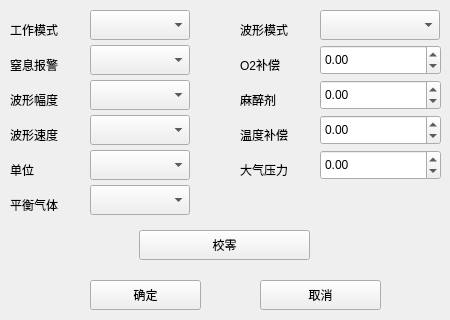
<?xml version="1.0" encoding="UTF-8"?>
<ui version="4.0">
 <class>Form_set_co2</class>
 <widget class="QWidget" name="Form_set_co2">
  <property name="geometry">
   <rect>
    <x>0</x>
    <y>0</y>
    <width>450</width>
    <height>320</height>
   </rect>
  </property>
  <property name="windowTitle">
   <string>CO2设置</string>
  </property>
  <widget class="QPushButton" name="pushButton_3">
   <property name="geometry">
    <rect>
     <x>139</x>
     <y>230</y>
     <width>171</width>
     <height>30</height>
    </rect>
   </property>
   <property name="text">
    <string>校零</string>
   </property>
  </widget>
  <widget class="QLabel" name="label_9">
   <property name="geometry">
    <rect>
     <x>10</x>
     <y>125</y>
     <width>71</width>
     <height>20</height>
    </rect>
   </property>
   <property name="text">
    <string>波形速度</string>
   </property>
  </widget>
  <widget class="QPushButton" name="pushButton">
   <property name="geometry">
    <rect>
     <x>90</x>
     <y>280</y>
     <width>111</width>
     <height>30</height>
    </rect>
   </property>
   <property name="text">
    <string>确定</string>
   </property>
  </widget>
  <widget class="QLabel" name="label_7">
   <property name="geometry">
    <rect>
     <x>10</x>
     <y>90</y>
     <width>71</width>
     <height>20</height>
    </rect>
   </property>
   <property name="text">
    <string>波形幅度</string>
   </property>
  </widget>
  <widget class="QLabel" name="label_3">
   <property name="geometry">
    <rect>
     <x>240</x>
     <y>20</y>
     <width>75</width>
     <height>20</height>
    </rect>
   </property>
   <property name="text">
    <string>波形模式</string>
   </property>
  </widget>
  <widget class="QLabel" name="label_11">
   <property name="geometry">
    <rect>
     <x>10</x>
     <y>160</y>
     <width>71</width>
     <height>20</height>
    </rect>
   </property>
   <property name="text">
    <string>单位</string>
   </property>
  </widget>
  <widget class="QComboBox" name="comboBox">
   <property name="geometry">
    <rect>
     <x>90</x>
     <y>10</y>
     <width>100</width>
     <height>30</height>
    </rect>
   </property>
   <property name="maxVisibleItems">
    <number>2</number>
   </property>
  </widget>
  <widget class="QDoubleSpinBox" name="doubleSpinBox_3">
   <property name="geometry">
    <rect>
     <x>320</x>
     <y>115</y>
     <width>121</width>
     <height>30</height>
    </rect>
   </property>
   <property name="minimum">
    <double>-999.000000000000000</double>
   </property>
   <property name="maximum">
    <double>999.000000000000000</double>
   </property>
  </widget>
  <widget class="QDoubleSpinBox" name="doubleSpinBox_4">
   <property name="geometry">
    <rect>
     <x>320</x>
     <y>150</y>
     <width>121</width>
     <height>30</height>
    </rect>
   </property>
   <property name="minimum">
    <double>-999.000000000000000</double>
   </property>
   <property name="maximum">
    <double>999.000000000000000</double>
   </property>
  </widget>
  <widget class="QComboBox" name="comboBox_8">
   <property name="geometry">
    <rect>
     <x>90</x>
     <y>115</y>
     <width>100</width>
     <height>30</height>
    </rect>
   </property>
   <property name="maxVisibleItems">
    <number>3</number>
   </property>
  </widget>
  <widget class="QComboBox" name="comboBox_2">
   <property name="geometry">
    <rect>
     <x>320</x>
     <y>10</y>
     <width>120</width>
     <height>30</height>
    </rect>
   </property>
   <property name="maxVisibleItems">
    <number>2</number>
   </property>
  </widget>
  <widget class="QLabel" name="label_5">
   <property name="geometry">
    <rect>
     <x>240</x>
     <y>55</y>
     <width>75</width>
     <height>20</height>
    </rect>
   </property>
   <property name="text">
    <string>O2补偿</string>
   </property>
  </widget>
  <widget class="QLabel" name="label_8">
   <property name="geometry">
    <rect>
     <x>240</x>
     <y>125</y>
     <width>75</width>
     <height>20</height>
    </rect>
   </property>
   <property name="text">
    <string>温度补偿</string>
   </property>
  </widget>
  <widget class="QLabel" name="label_4">
   <property name="geometry">
    <rect>
     <x>10</x>
     <y>55</y>
     <width>71</width>
     <height>20</height>
    </rect>
   </property>
   <property name="text">
    <string>窒息报警</string>
   </property>
  </widget>
  <widget class="QLabel" name="label_13">
   <property name="geometry">
    <rect>
     <x>10</x>
     <y>195</y>
     <width>71</width>
     <height>20</height>
    </rect>
   </property>
   <property name="text">
    <string>平衡气体</string>
   </property>
  </widget>
  <widget class="QLabel" name="label_10">
   <property name="geometry">
    <rect>
     <x>240</x>
     <y>160</y>
     <width>75</width>
     <height>20</height>
    </rect>
   </property>
   <property name="text">
    <string>大气压力</string>
   </property>
  </widget>
  <widget class="QDoubleSpinBox" name="doubleSpinBox">
   <property name="geometry">
    <rect>
     <x>320</x>
     <y>45</y>
     <width>121</width>
     <height>30</height>
    </rect>
   </property>
   <property name="minimum">
    <double>-999.000000000000000</double>
   </property>
   <property name="maximum">
    <double>999.990000000000009</double>
   </property>
  </widget>
  <widget class="QDoubleSpinBox" name="doubleSpinBox_2">
   <property name="geometry">
    <rect>
     <x>320</x>
     <y>80</y>
     <width>121</width>
     <height>30</height>
    </rect>
   </property>
   <property name="minimum">
    <double>-999.000000000000000</double>
   </property>
   <property name="maximum">
    <double>999.000000000000000</double>
   </property>
  </widget>
  <widget class="QComboBox" name="comboBox_4">
   <property name="geometry">
    <rect>
     <x>90</x>
     <y>45</y>
     <width>100</width>
     <height>30</height>
    </rect>
   </property>
   <property name="maxVisibleItems">
    <number>7</number>
   </property>
  </widget>
  <widget class="QPushButton" name="pushButton_2">
   <property name="geometry">
    <rect>
     <x>260</x>
     <y>280</y>
     <width>121</width>
     <height>30</height>
    </rect>
   </property>
   <property name="text">
    <string>取消</string>
   </property>
  </widget>
  <widget class="QLabel" name="label">
   <property name="geometry">
    <rect>
     <x>10</x>
     <y>20</y>
     <width>71</width>
     <height>20</height>
    </rect>
   </property>
   <property name="text">
    <string>工作模式</string>
   </property>
  </widget>
  <widget class="QComboBox" name="comboBox_6">
   <property name="geometry">
    <rect>
     <x>90</x>
     <y>80</y>
     <width>100</width>
     <height>30</height>
    </rect>
   </property>
   <property name="maxVisibleItems">
    <number>13</number>
   </property>
  </widget>
  <widget class="QLabel" name="label_6">
   <property name="geometry">
    <rect>
     <x>240</x>
     <y>90</y>
     <width>75</width>
     <height>20</height>
    </rect>
   </property>
   <property name="text">
    <string>麻醉剂</string>
   </property>
  </widget>
  <widget class="QComboBox" name="comboBox_12">
   <property name="geometry">
    <rect>
     <x>90</x>
     <y>185</y>
     <width>100</width>
     <height>30</height>
    </rect>
   </property>
   <property name="maxVisibleItems">
    <number>3</number>
   </property>
  </widget>
  <widget class="QComboBox" name="comboBox_10">
   <property name="geometry">
    <rect>
     <x>90</x>
     <y>150</y>
     <width>100</width>
     <height>30</height>
    </rect>
   </property>
   <property name="maxVisibleItems">
    <number>3</number>
   </property>
  </widget>
 </widget>
 <resources/>
 <connections/>
</ui>
